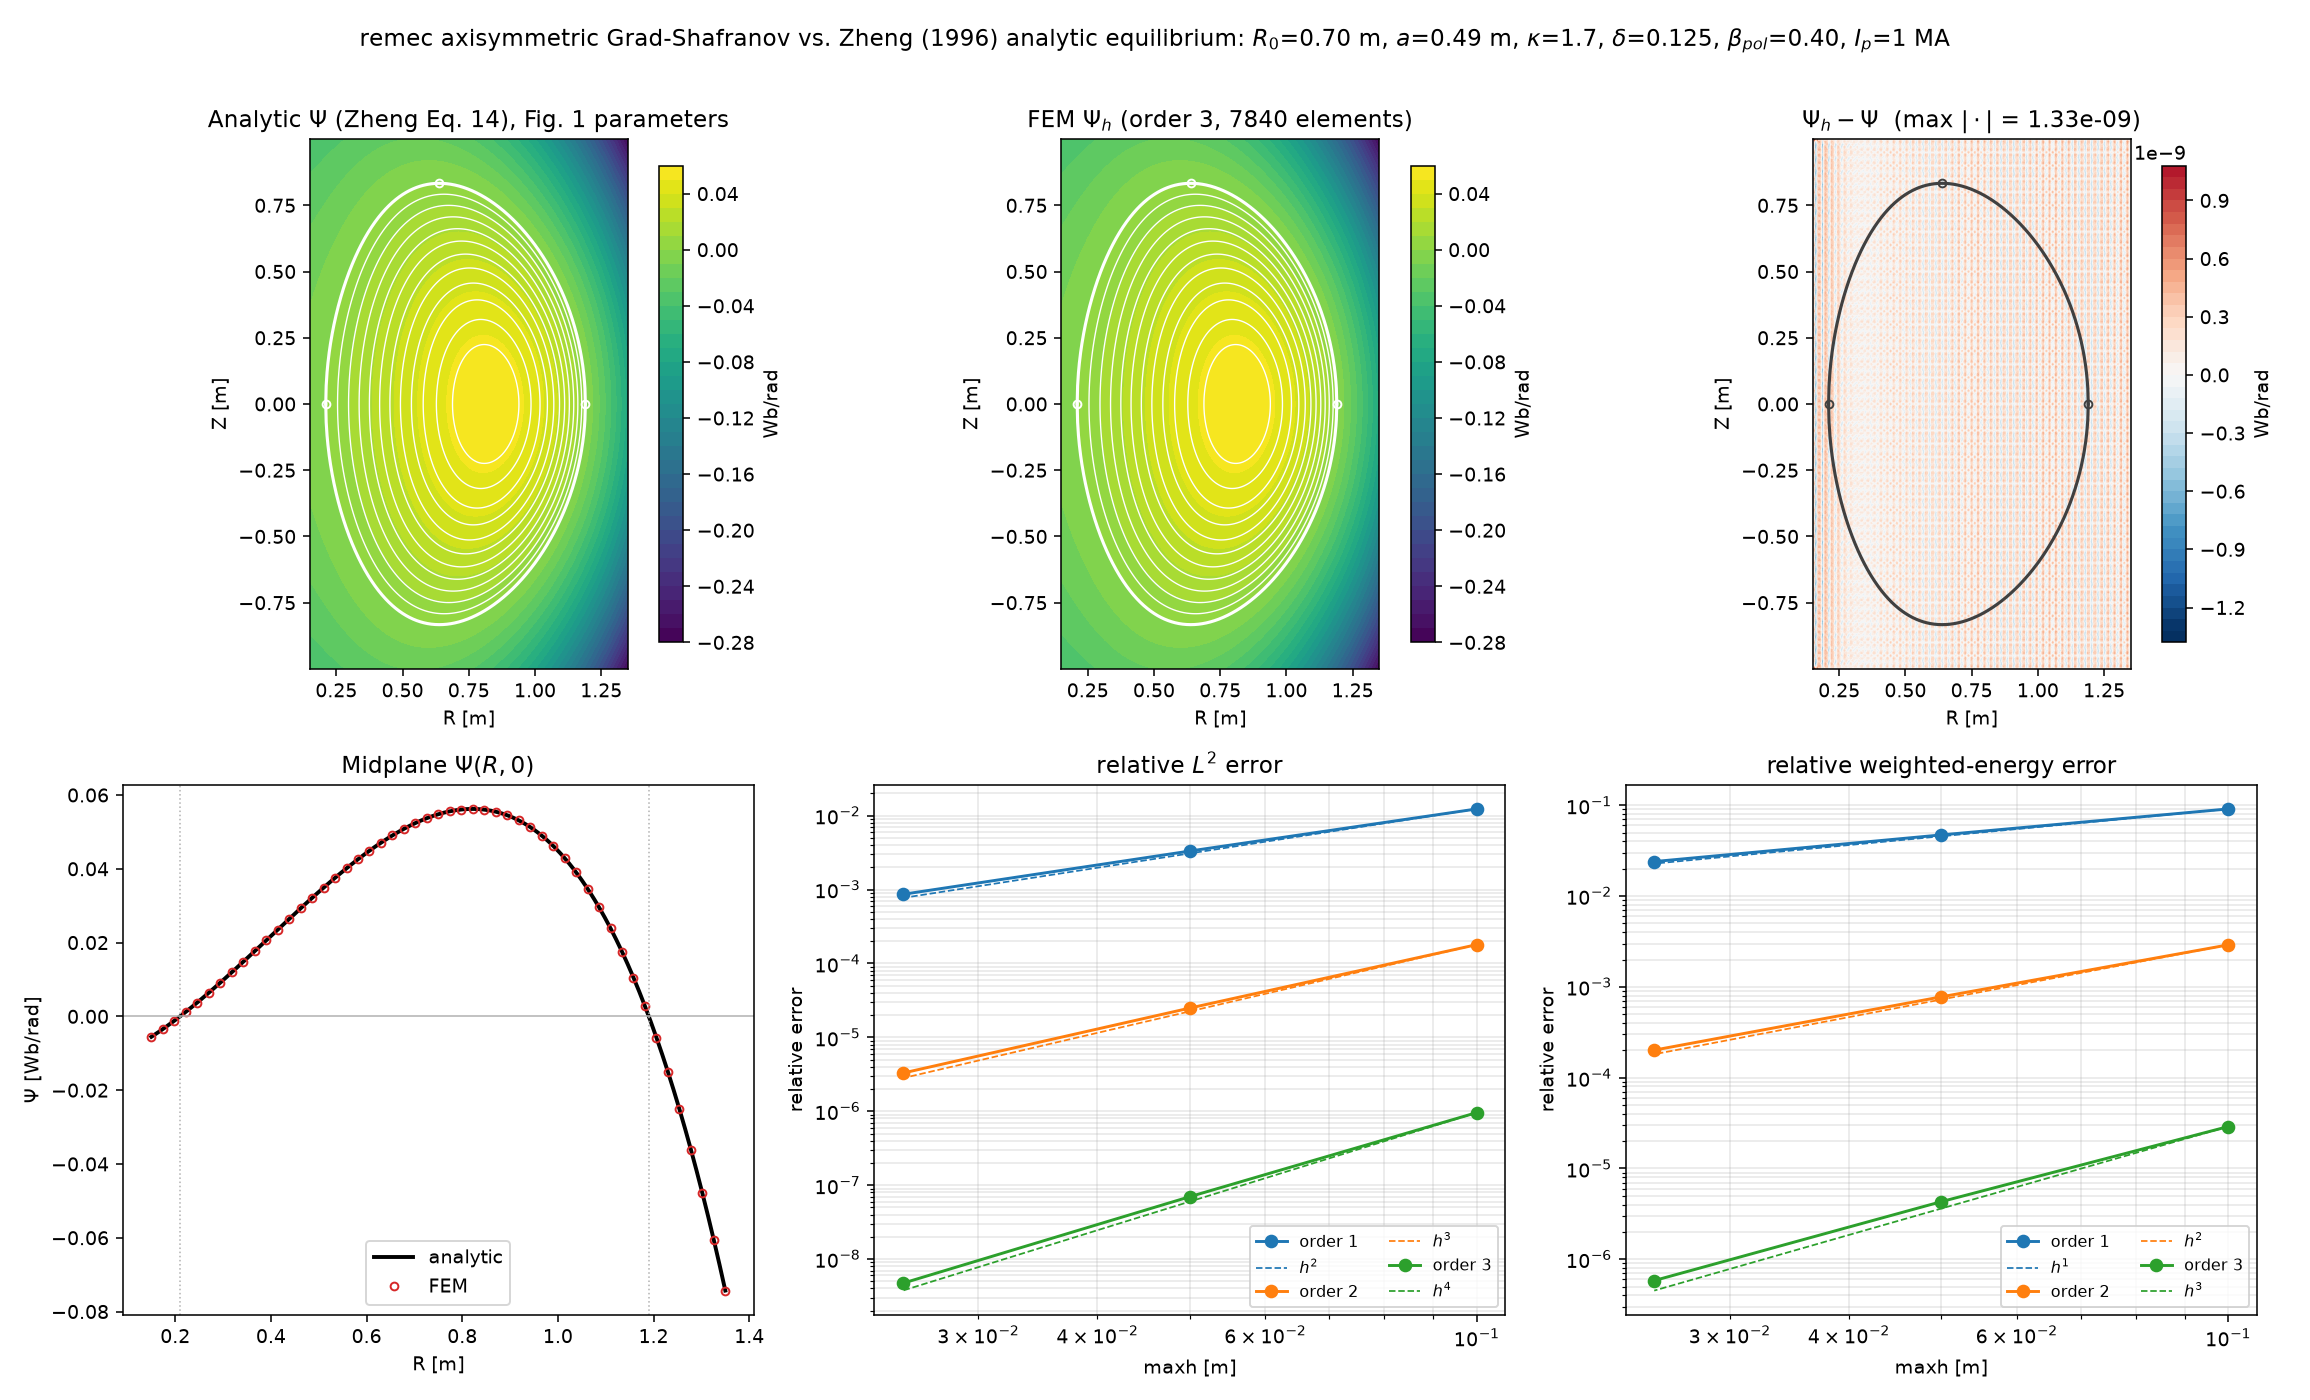

Source code (Python):
r"""Benchmark the axisymmetric Grad-Shafranov solver against Zheng's analytic solution.

Reference: S. B. Zheng, A. J. Wootton and E. R. Solano, "Analytical tokamak
equilibrium for shaped plasmas", Phys. Plasmas **3**, 1176 (1996)
(``docs/Zheng_1996_PoP_Analytic_Grad_Shafranov_solutions.md``).  Equation numbers
below are Zheng's.

Zheng closes the Grad-Shafranov equation with the Solov'ev-type choice (3),

``-mu0 dP/dPsi = A1``,  ``F dF/dPsi = A2``,  both constant,

for which (2) reduces to ``Delta* Psi = A1 R^2 - A2`` with the exact five-term
solution (14)

``Psi = c1 + c2 R^2 + c3 (R^4 - 4 R^2 Z^2) + c4 (R^2 ln R - Z^2)
        + A1 R^4 / 8 - A2 Z^2 / 2``.

The six constants ``c1..c4, A1, A2`` are fixed by (15)-(18) (``Psi=0`` at the
inboard, outboard and top shape points, and ``dPsi/dR=0`` at the top point) plus
the plasma current (19) and poloidal beta (20).  This script solves that system
for the Fig. 1 spherical-tokamak point design

``R0=0.70 m, a=0.49 m, kappa=1.7, delta=0.125, beta_pol=0.40, Ip=1 MA``

and then benchmarks the finite-element solver against it.

**What is benchmarked.**  ``remec``'s reduced axisymmetric kernel solves note
``(M1)``/``GS_recovered``, ``-Delta* psi = mu0 R^2 p'(psi) + I I'(psi)``, in the
true R-Z weak form

``int grad(psi).grad(v) / R  dR dZ = int (mu0 R p'(psi) + I I'(psi) / R) v dR dZ``.

Matching that against Zheng's reduction gives ``p' = -A1/mu0`` and ``I I' = A2``,
so the Zheng equilibrium is a legitimate exact solution of the shipped weak form
with *constant* profile coefficients.  The FEM domain here is a rectangle in
(R,Z) that encloses the plasma; the analytic (14) supplies the Dirichlet data on
all four sides.

**Why this file assembles its own system.**
``remec.solvers.axisymmetric.AxisymmetricGradShafranovSolver`` currently hard-codes
*homogeneous* Dirichlet data, and the rectangle boundary is not a flux surface, so
the Zheng benchmark cannot be posed through the public API as-is.  Note also that
the constant right-hand side ``A1 R^2 - A2`` has the trivial particular solution
``A1 R^4/8 - A2 Z^2/2``: on a rectangle *all* of the interesting structure of the
Zheng equilibrium (the four ``Delta*``-harmonic terms ``c1..c4``) enters through the
boundary data.  A homogeneous-Dirichlet benchmark on this geometry would therefore
test almost nothing.

``solve_with_dirichlet_data`` below reproduces
``remec.fem._axisymmetric.solve_axisymmetric_grad_shafranov`` line for line except
for the boundary lift (the pattern recorded in ``docs/dev_notes.md`` for milestone
3.1: apply the constrained inverse to ``linear_form.vec - mat * field.vec``).  Two
checks tie it back to the shipped solver:

``--check`` (on by default) verifies that

1. with zero boundary data this file and ``AxisymmetricGradShafranovSolver`` return
   the *same* discrete solution to round-off, so the operator being benchmarked is
   the shipped operator; and
2. discrete superposition holds, ``psi_h = psi_shipped_homogeneous + psi_harmonic_lift``,
   which is the sense in which the shipped solver carries the source term of this
   benchmark.

This script is the committed seed for milestone 5.4 (``docs/STATUS.md``): that
milestone promotes the analytic machinery below (coefficient solve, self-checks,
shape recovery from ``Psi_h``) into an analytic-equilibrium module of the main
package and replaces this rectangle-plus-Dirichlet-lift geometry with shaped R-Z
domains bounded by a ``Psi = const`` contour of the analytic solution, on which the
shipped homogeneous-Dirichlet solver applies unchanged (smooth and X-point
boundaries; see the 5.4 row in ``docs/STATUS.md``).  The Dirichlet-lift assembly
below is therefore transitional, not a proposed public-API change.

Usage::

    python scripts/zheng_grad_shafranov_benchmark.py
    python scripts/zheng_grad_shafranov_benchmark.py --orders 1 2 3 --maxh 0.1 0.05 0.025
    python scripts/zheng_grad_shafranov_benchmark.py --show
"""

from __future__ import annotations

import argparse
import csv
import sys
from dataclasses import dataclass
from itertools import pairwise
from math import log, pi
from pathlib import Path
from typing import Any

import matplotlib

if "--show" not in sys.argv:
    matplotlib.use("Agg")

import matplotlib.pyplot as plt
import numpy as np
from matplotlib.figure import Figure
from numpy.polynomial.legendre import leggauss
from numpy.typing import NDArray

from remec.fem._axisymmetric import AxisymmetricGradShafranovCoefficients
from remec.geometry.axisymmetric import AxisymmetricRZDomain
from remec.solvers.axisymmetric import AxisymmetricGradShafranovSolver

_MU0 = 4.0e-7 * pi

# Zheng Fig. 1: the USTX spherical-tokamak point design.
_FIGURE_1 = {
    "major_radius": 0.70,
    "minor_radius": 0.49,
    "elongation": 1.7,
    "triangularity": 0.125,
    "poloidal_beta": 0.40,
    "plasma_current": 1.0e6,
}

# Rectangle enclosing the Fig. 1 plasma (0.21 < R < 1.19, |Z| < 0.833) and bounded
# away from the cylindrical axis, where the 1/R weight of the weak form is singular.
_RADIAL_BOUNDS = (0.15, 1.35)
_VERTICAL_BOUNDS = (-1.0, 1.0)


# --------------------------------------------------------------------------------
# Analytic equilibrium
# --------------------------------------------------------------------------------


@dataclass(frozen=True)
class ZhengShape:
    """The four-parameter up-down-symmetric boundary shape of Zheng's text."""

    major_radius: float
    minor_radius: float
    elongation: float
    triangularity: float

    @property
    def inner_radius(self) -> float:
        """Innermost equatorial point ``R_i = R0 - a``."""
        return self.major_radius - self.minor_radius

    @property
    def outer_radius(self) -> float:
        """Outermost equatorial point ``R_o = R0 + a``."""
        return self.major_radius + self.minor_radius

    @property
    def top_radius(self) -> float:
        """Radius of the highest point, ``R_t = R0 - delta a``."""
        return self.major_radius - self.triangularity * self.minor_radius

    @property
    def top_height(self) -> float:
        """Height of the highest point, ``Z_t = kappa a``."""
        return self.elongation * self.minor_radius


@dataclass(frozen=True)
class ZhengEquilibrium:
    r"""Zheng's exact Grad-Shafranov solution, Eq. (14).

    ``Psi = c1 + c2 R^2 + c3 (R^4 - 4 R^2 Z^2) + c4 (R^2 ln R - Z^2)
            + A1 R^4/8 - A2 Z^2/2``

    satisfies ``Delta* Psi = A1 R^2 - A2`` identically, with
    ``-mu0 dP/dPsi = A1`` and ``F dF/dPsi = A2`` (Eq. 3).
    """

    shape: ZhengShape
    c1: float
    c2: float
    c3: float
    c4: float
    a1: float
    a2: float

    # -- pointwise evaluation ----------------------------------------------------

    def flux(self, radius: Any, height: Any) -> Any:
        """Evaluate Eq. (14); works for NumPy arrays and NGSolve coefficients."""
        logarithm = np.log if not _is_ngsolve(radius) else _ngsolve().log
        return (
            self.c1
            + self.c2 * radius**2
            + self.c3 * (radius**4 - 4.0 * radius**2 * height**2)
            + self.c4 * (radius**2 * logarithm(radius) - height**2)
            + self.a1 / 8.0 * radius**4
            - self.a2 / 2.0 * height**2
        )

    def flux_radial_derivative(self, radius: Any, height: Any) -> Any:
        """``dPsi/dR`` of Eq. (14); the ``c4`` term differentiates to ``2R ln R + R``."""
        logarithm = np.log if not _is_ngsolve(radius) else _ngsolve().log
        return (
            2.0 * self.c2 * radius
            + self.c3 * (4.0 * radius**3 - 8.0 * radius * height**2)
            + self.c4 * (2.0 * radius * logarithm(radius) + radius)
            + self.a1 / 2.0 * radius**3
        )

    def flux_vertical_derivative(self, radius: Any, height: Any) -> Any:
        """``dPsi/dZ`` of Eq. (14)."""
        return -8.0 * self.c3 * radius**2 * height - 2.0 * self.c4 * height - self.a2 * height

    def delta_star_flux(self, radius: Any) -> Any:
        """The exact ``Delta* Psi = A1 R^2 - A2`` of Eq. (4)."""
        return self.a1 * radius**2 - self.a2

    # -- Eq. (14) is linear in Z^2, which makes the plasma region explicit --------

    def _midplane_flux(self, radius: NDArray[np.float64]) -> NDArray[np.float64]:
        """``alpha(R) = Psi(R, 0)``, the ``Z``-independent part of Eq. (14)."""
        return np.asarray(self.flux(radius, 0.0), dtype=float)

    def _vertical_curvature(self, radius: NDArray[np.float64]) -> NDArray[np.float64]:
        """``beta(R)`` in ``Psi = alpha(R) + beta(R) Z^2``; note Eq. (14) has no ``Z^4``."""
        return -4.0 * self.c3 * radius**2 - self.c4 - self.a2 / 2.0

    def boundary_height(self, radius: NDArray[np.float64]) -> NDArray[np.float64]:
        """Half-height of the ``Psi=0`` plasma boundary, ``Z_b = sqrt(-alpha/beta)``."""
        squared = -self._midplane_flux(radius) / self._vertical_curvature(radius)
        return np.sqrt(np.maximum(squared, 0.0))

    def minimum_boundary_height_squared(self, quadrature_nodes: int = 400) -> float:
        """Smallest ``Z_b^2``; negative values mean the ``Psi=0`` contour does not close."""
        radius, _ = _chebyshev_nodes(self.shape, quadrature_nodes)
        return float(np.min(-self._midplane_flux(radius) / self._vertical_curvature(radius)))

    # -- integral diagnostics, Eqs. (19)-(20) ------------------------------------

    def plasma_current(self, quadrature_nodes: int = 400) -> float:
        r"""Eq. (19), ``Ip = -int (R^2 A1 - A2)/(mu0 R) dR dZ`` over the plasma.

        The integrand is ``Z``-independent, so the inner integral is just ``2 Z_b(R)``.
        """
        radius, weights = _chebyshev_nodes(self.shape, quadrature_nodes)
        height = self.boundary_height(radius)
        integrand = -2.0 * height * (radius**2 * self.a1 - self.a2) / (_MU0 * radius)
        return float(np.sum(weights * integrand))

    def flux_integral(self, quadrature_nodes: int = 400) -> float:
        r"""``int Psi dR dZ`` over the plasma, needed by Eq. (20).

        With ``Psi = alpha + beta Z^2`` and ``alpha = -beta Z_b^2``, the inner
        integral collapses to ``2 alpha Z_b + 2 beta Z_b^3/3 = -4 beta Z_b^3/3``.
        """
        radius, weights = _chebyshev_nodes(self.shape, quadrature_nodes)
        height = self.boundary_height(radius)
        integrand = -(4.0 / 3.0) * self._vertical_curvature(radius) * height**3
        return float(np.sum(weights * integrand))

    def poloidal_beta(self, quadrature_nodes: int = 400) -> float:
        """Eq. (20), ``beta_pol = -8 pi A1 int Psi / (mu0^2 Ip^2)``."""
        current = self.plasma_current(quadrature_nodes)
        return float(
            -8.0 * pi * self.a1 * self.flux_integral(quadrature_nodes) / (_MU0 * current) ** 2
        )

    def magnetic_axis(self) -> tuple[float, float]:
        """Locate the on-midplane extremum of ``alpha(R)`` and return ``(R_axis, Psi_axis)``."""
        radius = np.linspace(self.shape.inner_radius, self.shape.outer_radius, 20001)[1:-1]
        return _refined_extremum(radius, self._midplane_flux(radius))

    # -- profiles ----------------------------------------------------------------

    def pressure(self, flux: Any) -> Any:
        """``P = -A1 Psi / mu0``, normalized to vanish on the ``Psi=0`` boundary."""
        return -self.a1 * flux / _MU0

    def toroidal_current_density(self, radius: Any) -> Any:
        """``J_phi = -(R^2 A1 - A2)/(mu0 R)`` from Eqs. (2)-(3)."""
        return -(radius**2 * self.a1 - self.a2) / (_MU0 * radius)

    def summary(self) -> str:
        """One printable block of the derived constants and their check values."""
        axis_radius, axis_flux = self.magnetic_axis()
        return "\n".join(
            (
                f"  c1 = {self.c1:+.12e}",
                f"  c2 = {self.c2:+.12e}",
                f"  c3 = {self.c3:+.12e}",
                f"  c4 = {self.c4:+.12e}",
                f"  A1 = {self.a1:+.12e}",
                f"  A2 = {self.a2:+.12e}",
                f"  Ip                = {self.plasma_current():.9e} A",
                f"  beta_pol          = {self.poloidal_beta():.9f}",
                f"  magnetic axis     = R {axis_radius:.9f} m, Psi {axis_flux:.9e} Wb/rad",
                f"  Shafranov shift   = {axis_radius - self.shape.major_radius:.9f} m",
                f"  on-axis pressure  = {float(self.pressure(axis_flux)):.6e} Pa",
                f"  min Z_b^2         = {self.minimum_boundary_height_squared():+.3e}",
            )
        )


def _chebyshev_nodes(
    shape: ZhengShape, count: int
) -> tuple[NDArray[np.float64], NDArray[np.float64]]:
    r"""Gauss-Legendre nodes in ``theta`` for ``R = R_mid + a cos(theta)``.

    ``Z_b(R)`` has square-root endpoint behaviour because ``alpha(R)`` has simple
    zeros at ``R_i`` and ``R_o``; this substitution makes the integrand of Eqs.
    (19)-(20) smooth in ``theta``, so plain Gauss-Legendre converges spectrally.
    """
    nodes, weights = leggauss(count)
    angle = 0.5 * pi * (nodes + 1.0)
    angle_weights = 0.5 * pi * weights
    midpoint = 0.5 * (shape.inner_radius + shape.outer_radius)
    half_width = 0.5 * (shape.outer_radius - shape.inner_radius)
    radius = midpoint + half_width * np.cos(angle)
    return radius, angle_weights * half_width * np.sin(angle)


def _refined_extremum(
    abscissa: NDArray[np.float64], values: NDArray[np.float64]
) -> tuple[float, float]:
    """Parabolic refinement of the discrete maximum of a sampled unimodal curve."""
    index = int(np.argmax(values))
    if index in (0, values.size - 1):
        return float(abscissa[index]), float(values[index])
    left, centre, right = values[index - 1 : index + 2]
    step = abscissa[index] - abscissa[index - 1]
    offset = 0.5 * (left - right) / (left - 2.0 * centre + right)
    return (
        float(abscissa[index] + offset * step),
        float(centre - 0.25 * (left - right) * offset),
    )


def _shape_coefficients(shape: ZhengShape, a1: float, a2: float) -> NDArray[np.float64]:
    """Solve Eqs. (15)-(18) for ``c1..c4`` at given ``A1``, ``A2``.

    Rows are, in order: ``Psi=0`` at ``(R_i,0)``, at ``(R_o,0)``, at ``(R_t,Z_t)``,
    and ``dPsi/dR=0`` at ``(R_t,Z_t)`` after dividing Eq. (18) through by ``R_t``.
    """
    inner, outer = shape.inner_radius, shape.outer_radius
    top_radius, top_height = shape.top_radius, shape.top_height
    matrix = np.array(
        (
            (1.0, inner**2, inner**4, inner**2 * log(inner)),
            (1.0, outer**2, outer**4, outer**2 * log(outer)),
            (
                1.0,
                top_radius**2,
                top_radius**2 * (top_radius**2 - 4.0 * top_height**2),
                top_radius**2 * log(top_radius) - top_height**2,
            ),
            (
                0.0,
                2.0,
                4.0 * (top_radius**2 - 2.0 * top_height**2),
                2.0 * log(top_radius) + 1.0,
            ),
        )
    )
    rhs = np.array(
        (
            -a1 / 8.0 * inner**4,
            -a1 / 8.0 * outer**4,
            -a1 / 8.0 * top_radius**4 + a2 / 2.0 * top_height**2,
            -a1 / 2.0 * top_radius**2,
        )
    )
    return np.linalg.solve(matrix, rhs)


def _equilibrium_at(shape: ZhengShape, a1: float, a2: float) -> ZhengEquilibrium:
    """Build the Eq. (14) solution whose shape points are pinned by Eqs. (15)-(18)."""
    c1, c2, c3, c4 = _shape_coefficients(shape, a1, a2)
    return ZhengEquilibrium(shape, float(c1), float(c2), float(c3), float(c4), a1, a2)


def solve_zheng_coefficients(
    *,
    major_radius: float,
    minor_radius: float,
    elongation: float,
    triangularity: float,
    poloidal_beta: float,
    plasma_current: float,
    bisection_steps: int = 200,
) -> ZhengEquilibrium:
    r"""Solve Zheng's full system (15)-(20) for ``c1..c4, A1, A2``.

    Eqs. (15)-(18) are linear in ``c1..c4`` at fixed ``(A1, A2)``, and Zheng's text
    notes that multiplying all six constants by ``alpha_I`` rescales ``Ip`` while
    leaving both the shape and ``beta_pol`` unchanged.  The nonlinear system
    therefore collapses to one scalar root find: fix ``A1 = -1`` (negative, so that
    ``P = -A1 Psi/mu0 > 0`` inside, where ``Psi > 0``), find the ``A2`` reproducing
    the requested ``beta_pol``, and then rescale everything to the requested ``Ip``.
    """
    shape = ZhengShape(major_radius, minor_radius, elongation, triangularity)

    def beta_residual(a2: float) -> float:
        """``beta_pol(A2) - beta_pol_target`` along the unit-``A1`` branch."""
        candidate = _equilibrium_at(shape, -1.0, a2)
        if candidate.minimum_boundary_height_squared() < -1.0e-12:
            return float("nan")
        return candidate.poloidal_beta() - poloidal_beta

    lower, upper = _bracket_beta_root(beta_residual)
    for _ in range(bisection_steps):
        middle = 0.5 * (lower + upper)
        if beta_residual(lower) * beta_residual(middle) <= 0.0:
            upper = middle
        else:
            lower = middle
    unit = _equilibrium_at(shape, -1.0, 0.5 * (lower + upper))

    scale = plasma_current / unit.plasma_current()
    return _equilibrium_at(shape, -1.0 * scale, unit.a2 * scale)


def _bracket_beta_root(residual: Any) -> tuple[float, float]:
    """Bracket the ``beta_pol`` root on the physical ``A2 > 0`` branch.

    ``beta_pol`` falls monotonically with ``A2`` there; below some positive ``A2``
    the ``Psi=0`` contour stops closing and the residual is NaN.
    """
    candidates = np.geomspace(1.0e-4, 1.0e3, 200)
    values = np.array([residual(float(value)) for value in candidates])
    finite = np.flatnonzero(np.isfinite(values))
    if finite.size == 0:
        raise RuntimeError("no closed-boundary A2 branch found")
    signs = np.sign(values[finite])
    changes = np.flatnonzero(signs[:-1] * signs[1:] < 0.0)
    if changes.size == 0:
        raise RuntimeError("requested poloidal beta is not attained on the A2 > 0 branch")
    first = int(changes[0])
    return float(candidates[finite[first]]), float(candidates[finite[first + 1]])


def _is_ngsolve(value: Any) -> bool:
    """Distinguish NGSolve coefficient arguments from NumPy ones."""
    return type(value).__module__.startswith("ngsolve")


def _ngsolve() -> Any:
    """Import NGSolve lazily, mirroring the deferred import in ``remec.fem``."""
    import ngsolve as ng  # type: ignore[import-untyped]

    return ng


def verify_analytic_solution(equilibrium: ZhengEquilibrium) -> dict[str, float]:
    """Finite-difference check that Eq. (14) satisfies Eq. (4) and its stated gradient.

    Guards the transcription of Eq. (14) and of the hand-differentiated gradient
    used for the weighted-energy error norm.
    """
    rng = np.random.default_rng(20260818)
    radius = rng.uniform(0.2, 1.3, 400)
    height = rng.uniform(-0.9, 0.9, 400)
    step = 1.0e-5

    def flux(r: NDArray[np.float64], z: NDArray[np.float64]) -> NDArray[np.float64]:
        return np.asarray(equilibrium.flux(r, z), dtype=float)

    d_radius = (flux(radius + step, height) - flux(radius - step, height)) / (2.0 * step)
    d_height = (flux(radius, height + step) - flux(radius, height - step)) / (2.0 * step)
    scale = np.max(np.abs(flux(radius, height)))

    # Delta* Psi = R d/dR( (1/R) dPsi/dR ) + d2Psi/dZ2, by central differences of
    # the analytic first derivatives.
    def scaled_radial(r: NDArray[np.float64]) -> NDArray[np.float64]:
        return np.asarray(equilibrium.flux_radial_derivative(r, height), dtype=float) / r

    delta_star = radius * (scaled_radial(radius + step) - scaled_radial(radius - step)) / (
        2.0 * step
    ) + (
        np.asarray(equilibrium.flux_vertical_derivative(radius, height + step), dtype=float)
        - np.asarray(equilibrium.flux_vertical_derivative(radius, height - step), dtype=float)
    ) / (2.0 * step)
    exact_delta_star = np.asarray(equilibrium.delta_star_flux(radius), dtype=float)

    return {
        "radial_gradient": float(
            np.max(np.abs(d_radius - equilibrium.flux_radial_derivative(radius, height))) / scale
        ),
        "vertical_gradient": float(
            np.max(np.abs(d_height - equilibrium.flux_vertical_derivative(radius, height))) / scale
        ),
        "delta_star": float(
            np.max(np.abs(delta_star - exact_delta_star)) / np.max(np.abs(exact_delta_star))
        ),
    }


# --------------------------------------------------------------------------------
# Finite-element solve
# --------------------------------------------------------------------------------


@dataclass(frozen=True)
class DirichletSolution:
    """One inhomogeneous-Dirichlet GS solve plus the NGSolve objects it owns."""

    mesh: Any
    space: Any
    flux: Any
    polynomial_order: int
    elements: int
    degrees_of_freedom: int
    free_dof_relative_residual_norm: float

    def flux_at(self, radius: float, height: float) -> float:
        """Evaluate the computed flux at one physical point."""
        return float(self.flux(self.mesh(radius, height)))

    def flux_on(
        self, radii: NDArray[np.float64], heights: NDArray[np.float64]
    ) -> NDArray[np.float64]:
        """Evaluate the computed flux on a batch of physical points."""
        radii, heights = np.broadcast_arrays(np.asarray(radii, float), np.asarray(heights, float))
        values = np.asarray(self.flux(self.mesh(radii.ravel(), heights.ravel())), dtype=float)
        return values.reshape(radii.shape)


def solve_with_dirichlet_data(
    domain: AxisymmetricRZDomain,
    *,
    polynomial_order: int,
    coefficients: AxisymmetricGradShafranovCoefficients,
    boundary_flux: Any,
) -> DirichletSolution:
    r"""``remec``'s R-Z Grad-Shafranov weak form with inhomogeneous Dirichlet data.

    Identical to ``remec.fem._axisymmetric.solve_axisymmetric_grad_shafranov`` --

    ``int grad(psi).grad(v)/R dR dZ = int (mu0 R p'(psi) + I I'(psi)/R) v dR dZ``

    -- except that the boundary degrees of freedom are first set to
    ``boundary_flux`` and the constrained inverse is then applied to the lift
    residual ``linear_form.vec - mat * flux.vec`` (``docs/dev_notes.md``,
    milestone 3.1).  With ``boundary_flux = 0`` it reproduces the shipped solver
    exactly; ``--check`` asserts that.
    """
    ng = _ngsolve()

    mesh = domain.build_mesh()._mesh
    space = ng.H1(mesh, order=polynomial_order, dirichlet="bottom|right|top|left")
    trial, test = space.TnT()
    quadrature = ng.dx(bonus_intorder=6)
    bilinear_form = ng.BilinearForm(space)
    bilinear_form += (ng.InnerProduct(ng.grad(trial), ng.grad(test)) / ng.x).Compile() * quadrature
    linear_form = ng.LinearForm(space)
    source = (
        coefficients.mu0 * ng.x * coefficients.pressure_flux_derivative
        + coefficients.toroidal_field_drive / ng.x
    )
    linear_form += (source * test).Compile() * quadrature
    free_dofs = space.FreeDofs()

    with ng.TaskManager():
        bilinear_form.Assemble()
        linear_form.Assemble()
        flux = ng.GridFunction(space)
        flux.Set(boundary_flux, ng.BND)
        residual = linear_form.vec.CreateVector()
        residual.data = linear_form.vec - bilinear_form.mat * flux.vec
        inverse = bilinear_form.mat.Inverse(free_dofs, inverse="umfpack")
        flux.vec.data += inverse * residual
        residual.data = linear_form.vec - bilinear_form.mat * flux.vec
        free_residual = ng.Projector(free_dofs, True) * residual
        free_load = ng.Projector(free_dofs, True) * linear_form.vec
        relative_residual = float(ng.Norm(free_residual)) / max(1.0e-300, float(ng.Norm(free_load)))

    return DirichletSolution(
        mesh,
        space,
        flux,
        polynomial_order,
        mesh.ne,
        space.ndof,
        relative_residual,
    )


def grad_shafranov_coefficients(
    equilibrium: ZhengEquilibrium,
) -> AxisymmetricGradShafranovCoefficients:
    """Map Zheng's Eq. (3) constants onto the note-``(M1)`` source record.

    ``remec`` writes the source as ``mu0 R^2 p'(psi) + I I'(psi)``; Zheng writes
    ``-A1 R^2 + A2``.  Hence ``p' = -A1/mu0`` (Eq. 3's ``-mu0 dP/dPsi = A1``) and
    ``I I' = A2`` (Eq. 3's ``F dF/dPsi = A2``).
    """
    return AxisymmetricGradShafranovCoefficients(
        pressure_flux_derivative=-equilibrium.a1 / _MU0,
        toroidal_field_drive=equilibrium.a2,
        mu0=_MU0,
    )


def _bisect_zero(
    evaluate: Any,
    lower: NDArray[np.float64],
    upper: NDArray[np.float64],
    *,
    steps: int = 60,
) -> NDArray[np.float64]:
    """Vectorized bisection for a sign change between ``lower`` and ``upper``."""
    lower, upper = np.array(lower, float), np.array(upper, float)
    lower_sign = np.sign(evaluate(lower))
    for _ in range(steps):
        middle = 0.5 * (lower + upper)
        same_side = np.sign(evaluate(middle)) == lower_sign
        lower = np.where(same_side, middle, lower)
        upper = np.where(same_side, upper, middle)
    return 0.5 * (lower + upper)


def recover_shape(
    solution: DirichletSolution, equilibrium: ZhengEquilibrium, *, samples: int = 401
) -> ZhengShape:
    """Recover ``R0, a, kappa, delta`` from the ``Psi_h = 0`` contour.

    This is the physically meaningful half of the benchmark: the four Fig. 1 shape
    parameters are re-measured from the computed flux exactly as Zheng defines
    them, rather than being read back from the coefficients that produced it.
    ``Psi_h`` is inverted by bisection -- on the midplane for the two equatorial
    extrema, then in ``Z`` at fixed ``R`` for the boundary height, whose maximum
    over ``R`` gives the top point.
    """
    axis_radius, _ = equilibrium.magnetic_axis()

    def midplane(radius: NDArray[np.float64]) -> NDArray[np.float64]:
        return solution.flux_on(radius, np.zeros_like(radius))

    inner = float(
        _bisect_zero(
            midplane,
            np.array([_RADIAL_BOUNDS[0] + 1.0e-9]),
            np.array([axis_radius]),
        )[0]
    )
    outer = float(
        _bisect_zero(
            midplane,
            np.array([_RADIAL_BOUNDS[1] - 1.0e-9]),
            np.array([axis_radius]),
        )[0]
    )

    def boundary_height(radius: NDArray[np.float64]) -> NDArray[np.float64]:
        """Invert ``Psi_h(R, Z) = 0`` in ``Z`` above the midplane."""
        return _bisect_zero(
            lambda height: solution.flux_on(radius, height),
            np.zeros_like(radius),
            np.full_like(radius, _VERTICAL_BOUNDS[1] - 1.0e-9),
        )

    # Both bisection endpoints must straddle Psi_h = 0, so trim the sampled band
    # away from the two equatorial points where Z_b -> 0.  The top point is a flat
    # maximum, so its *radius* -- and hence the triangularity -- needs a refined
    # bracket; one parabolic pass on a fixed grid would leave an O(dR^2) search
    # error well above the order-3 discretization error.
    margin = 1.0e-4 * (outer - inner)
    lower, upper = inner + margin, outer - margin
    top_radius = top_height = 0.0
    for refinement in range(3):
        count = samples if refinement == 0 else 81
        radius = np.linspace(lower, upper, count)
        top_radius, top_height = _refined_extremum(radius, boundary_height(radius))
        spacing = radius[1] - radius[0]
        lower = max(inner + margin, top_radius - 2.0 * spacing)
        upper = min(outer - margin, top_radius + 2.0 * spacing)

    major_radius = 0.5 * (inner + outer)
    minor_radius = 0.5 * (outer - inner)
    return ZhengShape(
        major_radius,
        minor_radius,
        top_height / minor_radius,
        (major_radius - top_radius) / minor_radius,
    )


@dataclass(frozen=True)
class ConvergenceRow:
    """One (order, maxh) entry of the benchmark table."""

    polynomial_order: int
    maxh: float
    elements: int
    degrees_of_freedom: int
    l2_error: float
    relative_l2_error: float
    weighted_energy_error: float
    relative_weighted_energy_error: float
    free_dof_relative_residual_norm: float
    axis_radius_error: float
    axis_flux_relative_error: float
    major_radius_error: float
    minor_radius_error: float
    elongation_error: float
    triangularity_error: float


def _measure(
    equilibrium: ZhengEquilibrium,
    solution: DirichletSolution,
    maxh: float,
) -> ConvergenceRow:
    """Measure L2 and weighted-energy errors plus the magnetic-axis error."""
    ng = _ngsolve()

    exact = equilibrium.flux(ng.x, ng.y)
    exact_gradient = ng.CoefficientFunction(
        (
            equilibrium.flux_radial_derivative(ng.x, ng.y),
            equilibrium.flux_vertical_derivative(ng.x, ng.y),
        )
    )
    order = 2 * solution.polynomial_order + 8
    l2_error = float(
        ng.sqrt(ng.Integrate((solution.flux - exact) ** 2, solution.mesh, order=order))
    )
    l2_norm = float(ng.sqrt(ng.Integrate(exact**2, solution.mesh, order=order)))
    gradient_error = ng.grad(solution.flux) - exact_gradient
    energy_error = float(
        ng.sqrt(
            ng.Integrate(
                ng.InnerProduct(gradient_error, gradient_error) / ng.x, solution.mesh, order=order
            )
        )
    )
    energy_norm = float(
        ng.sqrt(
            ng.Integrate(
                ng.InnerProduct(exact_gradient, exact_gradient) / ng.x, solution.mesh, order=order
            )
        )
    )

    exact_axis_radius, exact_axis_flux = equilibrium.magnetic_axis()
    radius = np.linspace(equilibrium.shape.inner_radius, equilibrium.shape.outer_radius, 2001)
    sampled = solution.flux_on(radius, np.zeros_like(radius))
    axis_radius, axis_flux = _refined_extremum(radius, sampled)
    recovered = recover_shape(solution, equilibrium)
    requested = equilibrium.shape

    return ConvergenceRow(
        solution.polynomial_order,
        maxh,
        solution.elements,
        solution.degrees_of_freedom,
        l2_error,
        l2_error / l2_norm,
        energy_error,
        energy_error / energy_norm,
        solution.free_dof_relative_residual_norm,
        abs(axis_radius - exact_axis_radius),
        abs(axis_flux - exact_axis_flux) / abs(exact_axis_flux),
        abs(recovered.major_radius - requested.major_radius),
        abs(recovered.minor_radius - requested.minor_radius),
        abs(recovered.elongation - requested.elongation),
        abs(recovered.triangularity - requested.triangularity),
    )


def run_convergence_study(
    equilibrium: ZhengEquilibrium,
    *,
    orders: tuple[int, ...],
    mesh_sizes: tuple[float, ...],
) -> tuple[list[ConvergenceRow], dict[tuple[int, float], DirichletSolution]]:
    """Solve the benchmark on every (order, maxh) pair and measure the errors."""
    ng = _ngsolve()
    coefficients = grad_shafranov_coefficients(equilibrium)
    rows: list[ConvergenceRow] = []
    solutions: dict[tuple[int, float], DirichletSolution] = {}
    for order in orders:
        for maxh in mesh_sizes:
            domain = AxisymmetricRZDomain(_RADIAL_BOUNDS, _VERTICAL_BOUNDS, maxh)
            solution = solve_with_dirichlet_data(
                domain,
                polynomial_order=order,
                coefficients=coefficients,
                boundary_flux=equilibrium.flux(ng.x, ng.y),
            )
            solutions[order, maxh] = solution
            rows.append(_measure(equilibrium, solution, maxh))
            row = rows[-1]
            print(
                f"  order {order}  maxh {maxh:<8.5g} elements {row.elements:>6d} "
                f"ndof {row.degrees_of_freedom:>7d} "
                f"L2 {row.l2_error:.4e}  energy {row.weighted_energy_error:.4e}"
            )
    return rows, solutions


def observed_rates(rows: list[ConvergenceRow]) -> dict[int, tuple[list[float], list[float]]]:
    """Successive-refinement rates ``log2(e_coarse/e_fine)`` per polynomial order."""
    rates: dict[int, tuple[list[float], list[float]]] = {}
    for order in sorted({row.polynomial_order for row in rows}):
        ordered = sorted(
            (row for row in rows if row.polynomial_order == order), key=lambda r: -r.maxh
        )
        l2 = [log(a.l2_error / b.l2_error) / log(a.maxh / b.maxh) for a, b in pairwise(ordered)]
        energy = [
            log(a.weighted_energy_error / b.weighted_energy_error) / log(a.maxh / b.maxh)
            for a, b in pairwise(ordered)
        ]
        rates[order] = (l2, energy)
    return rates


# --------------------------------------------------------------------------------
# Cross-checks against the shipped solver
# --------------------------------------------------------------------------------


def check_against_shipped_solver(
    equilibrium: ZhengEquilibrium,
    *,
    polynomial_order: int,
    maxh: float,
) -> dict[str, float]:
    """Tie this file's assembly back to ``AxisymmetricGradShafranovSolver``.

    ``identity`` is the largest pointwise disagreement between the shipped solver
    and this file at zero boundary data -- if it is at round-off, the operator
    benchmarked above is the shipped operator.  ``superposition`` checks the exact
    discrete identity ``psi_h = psi_shipped + psi_lift``, where ``psi_shipped``
    carries the Zheng source with zero boundary data and ``psi_lift`` is the
    ``Delta*``-harmonic extension of the analytic boundary data.
    """
    ng = _ngsolve()
    domain = AxisymmetricRZDomain(_RADIAL_BOUNDS, _VERTICAL_BOUNDS, maxh)
    coefficients = grad_shafranov_coefficients(equilibrium)
    zero_source = AxisymmetricGradShafranovCoefficients(
        pressure_flux_derivative=0.0, toroidal_field_drive=0.0, mu0=_MU0
    )
    boundary_flux = equilibrium.flux(ng.x, ng.y)

    shipped = AxisymmetricGradShafranovSolver(polynomial_order=polynomial_order).solve_with_flux(
        domain, coefficients
    )
    homogeneous = solve_with_dirichlet_data(
        domain,
        polynomial_order=polynomial_order,
        coefficients=coefficients,
        boundary_flux=ng.CoefficientFunction(0.0),
    )
    lift = solve_with_dirichlet_data(
        domain,
        polynomial_order=polynomial_order,
        coefficients=zero_source,
        boundary_flux=boundary_flux,
    )
    direct = solve_with_dirichlet_data(
        domain,
        polynomial_order=polynomial_order,
        coefficients=coefficients,
        boundary_flux=boundary_flux,
    )

    rng = np.random.default_rng(11235)
    radii = rng.uniform(_RADIAL_BOUNDS[0] + 1.0e-3, _RADIAL_BOUNDS[1] - 1.0e-3, 200)
    heights = rng.uniform(_VERTICAL_BOUNDS[0] + 1.0e-3, _VERTICAL_BOUNDS[1] - 1.0e-3, 200)

    shipped_values = np.array([shipped.flux_at(float(r), float(z)) for r, z in zip(radii, heights)])
    homogeneous_values = np.array(
        [homogeneous.flux_at(float(r), float(z)) for r, z in zip(radii, heights)]
    )
    lift_values = np.array([lift.flux_at(float(r), float(z)) for r, z in zip(radii, heights)])
    direct_values = np.array([direct.flux_at(float(r), float(z)) for r, z in zip(radii, heights)])

    scale = float(np.max(np.abs(direct_values)))
    return {
        "identity": float(np.max(np.abs(shipped_values - homogeneous_values))) / scale,
        "superposition": float(
            np.max(np.abs(direct_values - shipped_values - lift_values)) / scale
        ),
        "shipped_residual": shipped.result.free_dof_relative_residual_norm,
    }


# --------------------------------------------------------------------------------
# Output
# --------------------------------------------------------------------------------


def write_rate_table(rows: list[ConvergenceRow], path: Path) -> None:
    """Write the measured benchmark table next to the figure."""
    with path.open("w", newline="") as table_file:
        writer = csv.writer(table_file)
        writer.writerow(
            (
                "polynomial_order",
                "maxh",
                "elements",
                "degrees_of_freedom",
                "l2_error",
                "relative_l2_error",
                "weighted_energy_error",
                "relative_weighted_energy_error",
                "free_dof_relative_residual_norm",
                "axis_radius_error",
                "axis_flux_relative_error",
                "major_radius_error",
                "minor_radius_error",
                "elongation_error",
                "triangularity_error",
            )
        )
        for row in rows:
            writer.writerow(
                (
                    row.polynomial_order,
                    repr(row.maxh),
                    row.elements,
                    row.degrees_of_freedom,
                    repr(row.l2_error),
                    repr(row.relative_l2_error),
                    repr(row.weighted_energy_error),
                    repr(row.relative_weighted_energy_error),
                    repr(row.free_dof_relative_residual_norm),
                    repr(row.axis_radius_error),
                    repr(row.axis_flux_relative_error),
                    repr(row.major_radius_error),
                    repr(row.minor_radius_error),
                    repr(row.elongation_error),
                    repr(row.triangularity_error),
                )
            )


def _sample(solution: DirichletSolution, resolution: int) -> tuple[Any, Any, Any]:
    """Evaluate a computed flux on a regular grid just inside the FEM rectangle."""
    radius = np.linspace(_RADIAL_BOUNDS[0] + 1.0e-9, _RADIAL_BOUNDS[1] - 1.0e-9, resolution)
    height = np.linspace(_VERTICAL_BOUNDS[0] + 1.0e-9, _VERTICAL_BOUNDS[1] - 1.0e-9, resolution)
    grid_radius, grid_height = np.meshgrid(radius, height)
    return grid_radius, grid_height, solution.flux_on(grid_radius, grid_height)


def make_figure(
    equilibrium: ZhengEquilibrium,
    rows: list[ConvergenceRow],
    finest: DirichletSolution,
    *,
    resolution: int,
) -> Figure:
    """Six panels: the Fig. 1 reproduction, the FEM solution, and the error behaviour."""
    grid_radius, grid_height, computed = _sample(finest, resolution)
    exact = np.asarray(equilibrium.flux(grid_radius, grid_height), dtype=float)
    _, axis_flux = equilibrium.magnetic_axis()

    figure, axes = plt.subplots(2, 3, figsize=(16.5, 10.0))

    boundary_radius = np.linspace(
        equilibrium.shape.inner_radius, equilibrium.shape.outer_radius, 601
    )
    boundary_height = equilibrium.boundary_height(boundary_radius)

    def draw_plasma(axis: Any, colour: str = "white") -> None:
        """Overlay the analytic ``Psi=0`` plasma boundary and its shape points."""
        axis.plot(boundary_radius, boundary_height, "-", color=colour, lw=1.6)
        axis.plot(boundary_radius, -boundary_height, "-", color=colour, lw=1.6)
        axis.plot(
            (
                equilibrium.shape.inner_radius,
                equilibrium.shape.outer_radius,
                equilibrium.shape.top_radius,
            ),
            (0.0, 0.0, equilibrium.shape.top_height),
            "o",
            ms=4.0,
            color=colour,
            mfc="none",
        )

    levels = np.linspace(0.0, axis_flux, 13)[1:]
    panel = axes[0, 0]
    filled = panel.contourf(grid_radius, grid_height, exact, levels=40, cmap="viridis")
    panel.contour(grid_radius, grid_height, exact, levels=levels, colors="white", linewidths=0.7)
    draw_plasma(panel)
    figure.colorbar(filled, ax=panel, shrink=0.9, label="Wb/rad")
    panel.set(
        title="Analytic $\\Psi$ (Zheng Eq. 14), Fig. 1 parameters",
        xlabel="R [m]",
        ylabel="Z [m]",
        aspect="equal",
    )

    panel = axes[0, 1]
    filled = panel.contourf(grid_radius, grid_height, computed, levels=40, cmap="viridis")
    panel.contour(grid_radius, grid_height, computed, levels=levels, colors="white", linewidths=0.7)
    draw_plasma(panel)
    figure.colorbar(filled, ax=panel, shrink=0.9, label="Wb/rad")
    panel.set(
        title=(f"FEM $\\Psi_h$ (order {finest.polynomial_order}, {finest.elements} elements)"),
        xlabel="R [m]",
        ylabel="Z [m]",
        aspect="equal",
    )

    panel = axes[0, 2]
    difference = computed - exact
    limit = float(np.max(np.abs(difference))) or 1.0
    filled = panel.contourf(
        grid_radius, grid_height, difference, levels=40, cmap="RdBu_r", vmin=-limit, vmax=limit
    )
    draw_plasma(panel, colour="0.25")
    figure.colorbar(filled, ax=panel, shrink=0.9, label="Wb/rad")
    panel.set(
        title=f"$\\Psi_h-\\Psi$  (max $|\\cdot|$ = {limit:.2e})",
        xlabel="R [m]",
        ylabel="Z [m]",
        aspect="equal",
    )

    panel = axes[1, 0]
    midplane = np.linspace(_RADIAL_BOUNDS[0] + 1.0e-9, _RADIAL_BOUNDS[1] - 1.0e-9, 401)
    panel.plot(midplane, equilibrium.flux(midplane, 0.0), "k-", lw=2.0, label="analytic")
    panel.plot(
        midplane[::8],
        finest.flux_on(midplane[::8], np.zeros_like(midplane[::8])),
        "o",
        ms=4.0,
        mfc="none",
        color="tab:red",
        label="FEM",
    )
    panel.axhline(0.0, color="0.7", lw=0.8)
    for marker in (equilibrium.shape.inner_radius, equilibrium.shape.outer_radius):
        panel.axvline(marker, color="0.7", lw=0.8, ls=":")
    panel.set(title="Midplane $\\Psi(R,0)$", xlabel="R [m]", ylabel="$\\Psi$ [Wb/rad]")
    panel.legend()

    for panel, attribute, name, offset in (
        (axes[1, 1], "relative_l2_error", "relative $L^2$ error", 1),
        (axes[1, 2], "relative_weighted_energy_error", "relative weighted-energy error", 0),
    ):
        for order in sorted({row.polynomial_order for row in rows}):
            ordered = sorted(
                (row for row in rows if row.polynomial_order == order), key=lambda r: -r.maxh
            )
            mesh_sizes = np.array([row.maxh for row in ordered])
            errors = np.array([getattr(row, attribute) for row in ordered])
            line = panel.loglog(mesh_sizes, errors, "o-", label=f"order {order}")[0]
            reference = errors[0] * (mesh_sizes / mesh_sizes[0]) ** (order + offset)
            panel.loglog(
                mesh_sizes,
                reference,
                "--",
                color=line.get_color(),
                lw=0.9,
                label=f"$h^{{{order + offset}}}$",
            )
        panel.set(title=name, xlabel="maxh [m]", ylabel="relative error")
        panel.grid(True, which="both", alpha=0.3)
        panel.legend(fontsize=8, ncol=2)

    figure.suptitle(
        "remec axisymmetric Grad-Shafranov vs. Zheng (1996) analytic equilibrium: "
        "$R_0$=0.70 m, $a$=0.49 m, $\\kappa$=1.7, $\\delta$=0.125, "
        "$\\beta_{pol}$=0.40, $I_p$=1 MA",
        fontsize=12,
    )
    figure.tight_layout(rect=(0.0, 0.0, 1.0, 0.97))
    return figure


def parse_arguments() -> argparse.Namespace:
    """Command-line settings for the benchmark."""
    parser = argparse.ArgumentParser(description=__doc__.splitlines()[0])
    parser.add_argument("--orders", type=int, nargs="+", default=(1, 2, 3))
    parser.add_argument("--maxh", type=float, nargs="+", default=(0.1, 0.05, 0.025))
    parser.add_argument("--output-dir", type=Path, default=Path("scratch"))
    parser.add_argument("--resolution", type=int, default=201)
    parser.add_argument("--show", action="store_true")
    parser.add_argument(
        "--no-check",
        dest="check",
        action="store_false",
        help="Skip the consistency checks against the shipped solver.",
    )
    return parser.parse_args()


def main() -> int:
    """Solve Zheng's constants, run the FEM benchmark, and report."""
    arguments = parse_arguments()
    orders = tuple(arguments.orders)
    mesh_sizes = tuple(sorted(arguments.maxh, reverse=True))

    print("Zheng (1996) Fig. 1 equilibrium -- solving Eqs. (15)-(20)")
    equilibrium = solve_zheng_coefficients(**_FIGURE_1)
    print(equilibrium.summary())
    requested = (
        f"  requested: Ip {_FIGURE_1['plasma_current']:.6e} A, "
        f"beta_pol {_FIGURE_1['poloidal_beta']}"
    )
    print(requested)

    print("\nAnalytic self-check (central differences vs. Eqs. 4 and 14)")
    for name, value in verify_analytic_solution(equilibrium).items():
        print(f"  {name:<20s} {value:.3e}")

    print(
        f"\nFEM benchmark on R in {_RADIAL_BOUNDS}, Z in {_VERTICAL_BOUNDS}; "
        "Dirichlet data from Eq. (14)"
    )
    rows, solutions = run_convergence_study(equilibrium, orders=orders, mesh_sizes=mesh_sizes)

    print("\nObserved convergence rates (successive refinement)")
    for order, (l2_rates, energy_rates) in observed_rates(rows).items():
        formatted_l2 = ", ".join(f"{rate:.2f}" for rate in l2_rates)
        formatted_energy = ", ".join(f"{rate:.2f}" for rate in energy_rates)
        print(
            f"  order {order}:  L2 [{formatted_l2}] (expect {order + 1})"
            f"   weighted energy [{formatted_energy}] (expect {order})"
        )

    print(f"\nRecovery from the computed flux on the finest mesh (maxh {mesh_sizes[-1]:g})")
    print(
        f"  {'order':>5s} {'|dR_axis|':>11s} {'Psi_axis rel':>13s} {'|dR0|':>11s} "
        f"{'|da|':>11s} {'|dkappa|':>11s} {'|ddelta|':>11s}"
    )
    for order in orders:
        row = next(r for r in rows if r.polynomial_order == order and r.maxh == mesh_sizes[-1])
        print(
            f"  {order:>5d} {row.axis_radius_error:>11.3e} "
            f"{row.axis_flux_relative_error:>13.3e} {row.major_radius_error:>11.3e} "
            f"{row.minor_radius_error:>11.3e} {row.elongation_error:>11.3e} "
            f"{row.triangularity_error:>11.3e}"
        )

    if arguments.check:
        print("\nConsistency with remec.solvers.axisymmetric.AxisymmetricGradShafranovSolver")
        checks = check_against_shipped_solver(equilibrium, polynomial_order=2, maxh=mesh_sizes[0])
        for name, value in checks.items():
            print(f"  {name:<20s} {value:.3e}")

    arguments.output_dir.mkdir(parents=True, exist_ok=True)
    table_path = arguments.output_dir / "zheng_grad_shafranov_rates.csv"
    write_rate_table(rows, table_path)
    print(f"\nWrote {table_path}")

    finest = solutions[max(orders), mesh_sizes[-1]]
    figure = make_figure(equilibrium, rows, finest, resolution=arguments.resolution)
    if arguments.show:
        plt.show()
    else:
        figure_path = arguments.output_dir / "zheng_grad_shafranov_benchmark.png"
        figure.savefig(figure_path, dpi=140)
        print(f"Wrote {figure_path}")
    plt.close(figure)
    return 0


if __name__ == "__main__":
    raise SystemExit(main())
